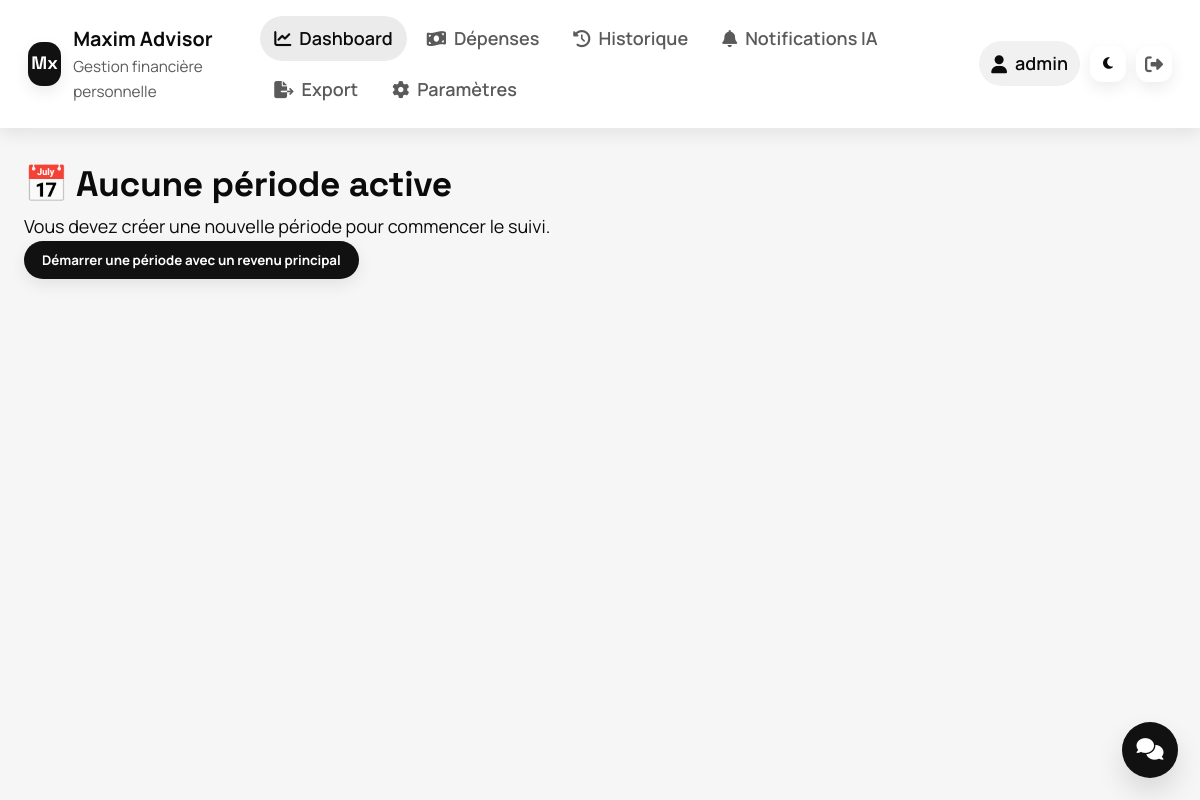
Page / (signed in) on the earlier database version.
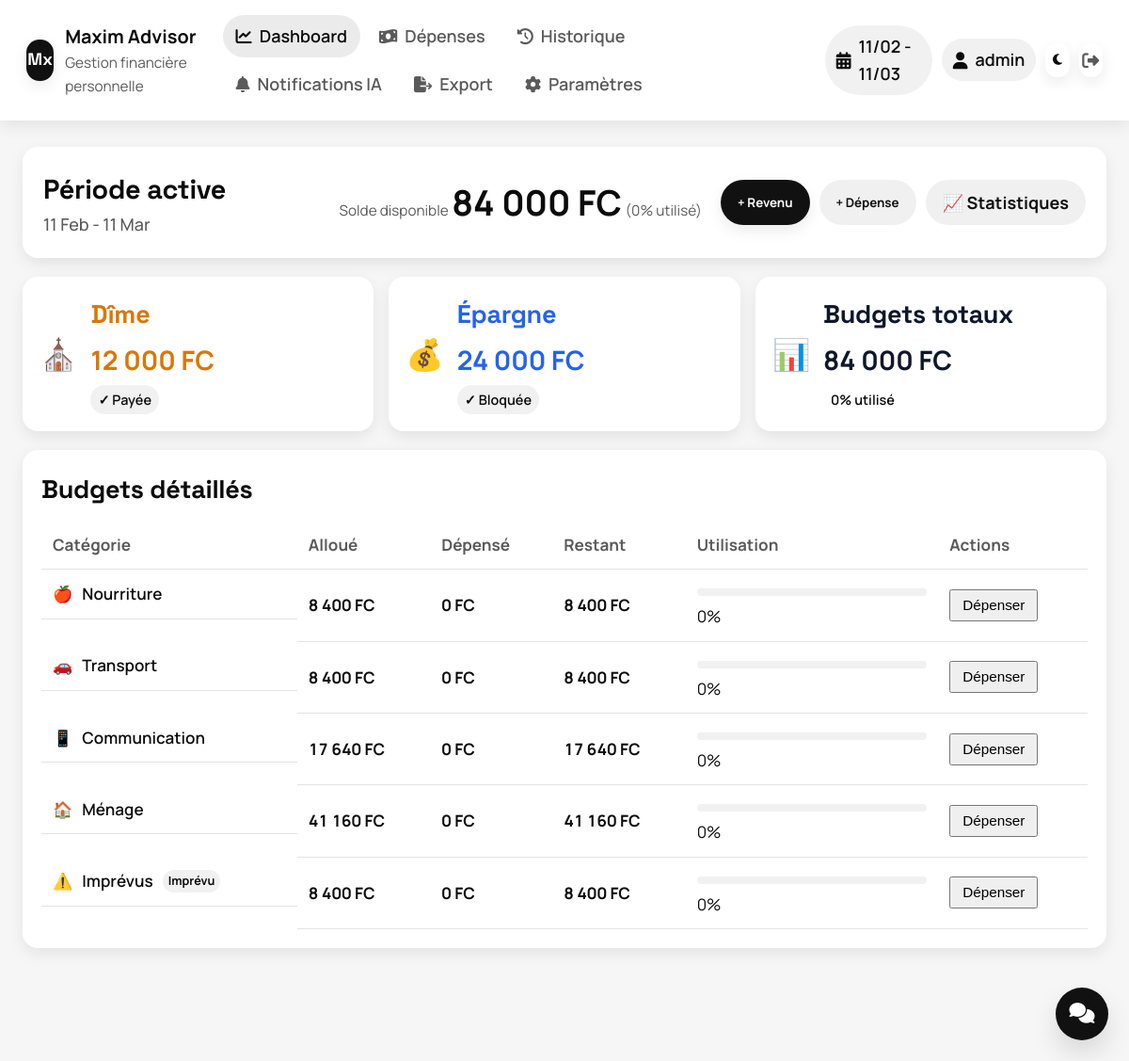
Same page on the later database version.
### tables this page shows
CREATE TABLE financial_periods (
    id INTEGER PRIMARY KEY AUTOINCREMENT,
    start_date DATE NOT NULL,
    end_date DATE NOT NULL,
    parameters_version INTEGER NOT NULL,
    initial_income INTEGER NOT NULL,
    tithing_amount INTEGER NOT NULL DEFAULT 0,
    saving_amount INTEGER NOT NULL DEFAULT 0,
    is_active BOOLEAN DEFAULT 1,
    created_at DATETIME DEFAULT CURRENT_TIMESTAMP
);

CREATE TABLE period_budgets (
    id INTEGER PRIMARY KEY AUTOINCREMENT,
    period_id INTEGER NOT NULL,
    category_id INTEGER NOT NULL,
    allocated_amount INTEGER NOT NULL,
    spent_amount INTEGER NOT NULL DEFAULT 0,
    FOREIGN KEY (period_id) REFERENCES financial_periods(id) ON DELETE CASCADE,
    FOREIGN KEY (category_id) REFERENCES budget_categories(id)
);

CREATE TABLE budget_categories (
    id INTEGER PRIMARY KEY AUTOINCREMENT,
    name TEXT NOT NULL,
    color TEXT NOT NULL,
    icon TEXT NOT NULL,
    is_unexpected BOOLEAN DEFAULT 0,
    position INTEGER NOT NULL
);

### includes/database.php (called while the page is built, shortened)
<?php
require_once __DIR__ . '/config.php';
function getDatabase() {
    static $db = null;
    if ($db === null) {
        try {
            $db = new PDO('sqlite:' . DB_PATH);
            $db->setAttribute(PDO::ATTR_ERRMODE, PDO::ERRMODE_EXCEPTION);
            $db->exec('PRAGMA foreign_keys = ON');
        } catch (PDOException $e) {
            die('Erreur de connexion à la base de données: ' . $e->getMessage());
        }
    }
    return $db;
}
function queryOne($sql, $params = []) {
    $db = getDatabase();
    $stmt = $db->prepare($sql);
    $stmt->execute($params);
    return $stmt->fetch(PDO::FETCH_ASSOC);
}
?>

### includes/period.php (called while the page is built, shortened)
<?php
require_once __DIR__ . '/database.php';
require_once __DIR__ . '/budgets.php';
require_once __DIR__ . '/calculations.php';
function getActivePeriod() {
    $sql = "SELECT * FROM financial_periods WHERE is_active = 1 ORDER BY start_date DESC LIMIT 1";
    return queryOne($sql);
}
?>

### includes/calculations.php (called while the page is built, shortened)
<?php
require_once __DIR__ . '/database.php';
require_once __DIR__ . '/budgets.php';
function calculatePeriodTotals($periodId) {
    $sql = "SELECT
                SUM(CASE WHEN type = 'income_main' THEN amount ELSE 0 END) as total_income,
                SUM(CASE WHEN type = 'income_extra' THEN amount ELSE 0 END) as total_extra_income,
                SUM(CASE WHEN type = 'expense' THEN amount ELSE 0 END) as total_expenses,
                SUM(tithing_paid) as total_tithing,
                SUM(saving_paid) as total_saving
            FROM transactions
            WHERE period_id = ?";
    $totals = queryOne($sql, [$periodId]);
    $sql = "SELECT
                SUM(allocated_amount) as total_budget,
                SUM(spent_amount) as total_spent
            FROM period_budgets
            WHERE period_id = ?";
    $budgets = queryOne($sql, [$periodId]);
    return array_merge($totals, $budgets);
}
function calculateTotals($periodId) {
    return calculatePeriodTotals($periodId);
}
?>

### includes/config.php (called while the page is built, shortened)
<?php
function formatCurrency($amount) {
    return number_format($amount, 0, ',', ' ') . ' ' . CURRENCY;
}
?>

### pages/dashboard.php (the view, shortened to what this page needs)
<?php
require_once __DIR__ . '/../includes/period.php';
require_once __DIR__ . '/../includes/budgets.php';
require_once __DIR__ . '/../includes/transactions.php';
require_once __DIR__ . '/../includes/calculations.php';
$activePeriod = getActivePeriod();
if (!$activePeriod) {
    include __DIR__ . '/../templates/components/no-period.php';
    return;
}
$budgets = getBudgetSummary($activePeriod['id']);
$totals = calculateTotals($activePeriod['id']);
$totalAllocated = array_sum(array_column($budgets, 'allocated_amount'));
$totalSpent = array_sum(array_column($budgets, 'spent_amount'));
$totalRemaining = $totalAllocated - $totalSpent;
$overallPercentage = $totalAllocated > 0 ? round(($totalSpent / $totalAllocated) * 100) : 0;
?>
<div class="dashboard-container">
    <div class="period-header">
        <div class="period-info">
            <h2>Période active</h2>
            <p class="period-dates">
                <?php echo date('d M', strtotime($activePeriod['start_date'])); ?>
                -
                <?php echo date('d M', strtotime($activePeriod['end_date'])); ?>
            </p>
        </div>
        <div class="period-summary">
            <div class="summary-card">
                <span class="summary-label tone-balance">Solde disponible</span>
                <span class="summary-amount tone-balance"><?php echo formatCurrency($totalRemaining); ?></span>
                <span class="summary-percentage">(<?php echo $overallPercentage; ?>% utilisé)</span>
            </div>
            <div class="summary-actions">
                <button class="btn btn-primary" onclick="showAddIncomeModal()">
                    + Revenu
                </button>
                <button class="btn btn-secondary" onclick="showAddExpenseModal()">
                    + Dépense
                </button>
                <a class="btn btn-secondary" href="/?page=stats">
                    📈 Statistiques
                </a>
            </div>
        </div>
    </div>
    <div class="mandatory-funds">
        <div class="fund-card tithing">
            <div class="fund-icon">⛪</div>
            <div class="fund-details">
                <h3 class="tone-tithing">Dîme</h3>
                <p class="fund-amount tone-tithing"><?php echo formatCurrency($activePeriod['tithing_amount']); ?></p>
                <p class="fund-status status-paid">✓ Payée</p>
            </div>
        </div>
        <div class="fund-card saving">
            <div class="fund-icon">💰</div>
            <div class="fund-details">
                <h3 class="tone-saving">Épargne</h3>
                <p class="fund-amount tone-saving"><?php echo formatCurrency($activePeriod['saving_amount']); ?></p>
                <p class="fund-status status-blocked">✓ Bloquée</p>
            </div>
        </div>
        <div class="fund-card budget">
            <div class="fund-icon">📊</div>
            <div class="fund-details">
                <h3 class="tone-budget">Budgets totaux</h3>
                <p class="fund-amount tone-budget"><?php echo formatCurrency($totalAllocated); ?></p>
                <p class="fund-status status-<?php echo getBudgetStatus($overallPercentage); ?>">
                    <?php echo $overallPercentage; ?>% utilisé
                </p>
            </div>
        </div>
    </div>
    <div class="budgets-detail">
        <h3>Budgets détaillés</h3>
        <table class="budgets-table">
            <thead>
                <tr>
                    <th>Catégorie</th>
                    <th>Alloué</th>
                    <th>Dépensé</th>
                    <th>Restant</th>
                    <th>Utilisation</th>
                    <th>Actions</th>
                </tr>
            </thead>
            <tbody>
                <?php foreach ($budgets as $budget): ?>
                <tr class="category-<?php echo $budget['status']; ?>">
                    <td class="category-name">
                        <span class="category-icon"><?php echo $budget['icon']; ?></span>
                        <?php echo $budget['name']; ?>
                        <?php if ($budget['is_unexpected']): ?>
                        <span class="unexpected-badge">Imprévu</span>
                        <?php endif; ?>
                    </td>
                    <td class="amount allocated"><?php echo formatCurrency($budget['allocated_amount']); ?></td>
                    <td class="amount spent"><?php echo formatCurrency($budget['spent_amount']); ?></td>
                    <td class="amount remaining <?php echo $budget['is_over'] ? 'negative' : ''; ?>">
                        <?php echo formatCurrency($budget['remaining']); ?>
                    </td>
                    <td class="usage">
                        <?php echo getCategoryProgressBar($budget['percentage_used'], $budget['status']); ?>
                        <span class="percentage"><?php echo $budget['percentage_used']; ?>%</span>
                    </td>
                    <td class="actions">
                        <button class="btn-small"
                                onclick="addExpenseToCategory(<?php echo $budget['category_id']; ?>)">
                            Dépenser
                        </button>
                    </td>
                </tr>
                <?php endforeach; ?>
            </tbody>
        </table>
    </div>
</div>

### templates/header.php (shortened to what this page needs)
<!DOCTYPE html>
<html lang="fr">
<head>
    <link rel="stylesheet" href="assets/css/style.css">
    <link rel="stylesheet" href="https://cdnjs.cloudflare.com/ajax/libs/font-awesome/6.4.0/css/all.min.css">
</head>
<body>
    <div class="app-container">

### templates/topbar.php (shortened to what this page needs)
<header class="topbar">
    <div class="brand">
        <div class="brand-mark">Mx</div>
        <div class="brand-text">
            <div class="brand-name"><?php echo APP_NAME; ?></div>
            <div class="brand-sub">Gestion financière personnelle</div>
        </div>
    </div>
    <nav class="topbar-links">
        <a href="/?page=dashboard" class="nav-link <?php echo ($page ?? 'dashboard') == 'dashboard' ? 'active' : ''; ?>">
            <i class="fas fa-chart-line"></i>
            <span>Dashboard</span>
        </a>
        <a href="/?page=expenses" class="nav-link <?php echo ($page ?? '') == 'expenses' ? 'active' : ''; ?>">
            <i class="fas fa-money-bill-wave"></i>
            <span>Dépenses</span>
        </a>
        <a href="/?page=history" class="nav-link <?php echo ($page ?? '') == 'history' ? 'active' : ''; ?>">
            <i class="fas fa-history"></i>
            <span>Historique</span>
        </a>
        <a href="/?page=alerts" class="nav-link <?php echo ($page ?? '') == 'alerts' ? 'active' : ''; ?>">
            <i class="fas fa-bell"></i>
            <span>Notifications IA</span>
        </a>
        <a href="/?page=export" class="nav-link <?php echo ($page ?? '') == 'export' ? 'active' : ''; ?>">
            <i class="fas fa-file-export"></i>
            <span>Export</span>
        </a>
        <a href="/?page=settings" class="nav-link <?php echo ($page ?? '') == 'settings' ? 'active' : ''; ?>">
            <i class="fas fa-cog"></i>
            <span>Paramètres</span>
        </a>
    </nav>
    <div class="topbar-user">
        <?php if ($period = getActivePeriod()): ?>
        <div class="period-pill">
            <i class="fas fa-calendar-alt"></i>
            <span>
                <?php echo date('d/m', strtotime($period['start_date'])); ?>
                -
                <?php echo date('d/m', strtotime($period['end_date'])); ?>
            </span>
        </div>
        <?php endif; ?>
        <div class="user-pill">
            <i class="fas fa-user"></i>
            <span><?php echo htmlspecialchars($_SESSION['username'] ?? 'Utilisateur'); ?></span>
        </div>
        <button class="theme-toggle" type="button" onclick="toggleTheme()" title="Basculer le thème" aria-label="Basculer le thème">
            <i class="fas fa-moon"></i>
        </button>
        <a href="/logout.php" class="logout-link" title="Déconnexion">
            <i class="fas fa-sign-out-alt"></i>
        </a>
    </div>
</header>

### index.php (shortened to what this page needs)
<?php
require_once ROOT_PATH . '/includes/database.php';
require_once ROOT_PATH . '/includes/period.php';
require_once ROOT_PATH . '/includes/budgets.php';
$page = isset($_GET['page']) ? $_GET['page'] : 'dashboard';
$allowed_pages = [
    'dashboard' => 'pages/dashboard.php',
    'stats' => 'pages/stats.php',
    'chat' => 'pages/chat.php',
    'settings' => 'pages/settings.php',
    'expenses' => 'pages/expenses.php',
    'history' => 'pages/history.php',
    'export' => 'pages/export.php',
    'alerts' => 'pages/alerts.php'
];
require_once ROOT_PATH . '/templates/header.php';
require_once ROOT_PATH . '/templates/topbar.php';
echo '<main class="main-content">';
if (isset($allowed_pages[$page])) {
    require_once ROOT_PATH . '/' . $allowed_pages[$page];
} else {
    require_once ROOT_PATH . '/pages/dashboard.php';
}
echo '</main>';
require_once ROOT_PATH . '/templates/footer.php';
?>

### templates/components/no-period.php
<div class="no-period">
    <h2>📅 Aucune période active</h2>
    <p>Vous devez créer une nouvelle période pour commencer le suivi.</p>
    <button class="btn btn-primary" onclick="showAddIncomeModal()">
        Démarrer une période avec un revenu principal
    </button>
</div>

### templates/footer.php (shortened to what this page needs)
    </div>
    <a href="/?page=chat" class="chat-fab" title="Chat IA">
        <i class="fas fa-comments"></i>
    </a>
</body>
</html>

### includes/budgets.php (shortened to what this page needs)
<?php
require_once __DIR__ . '/database.php';
function getBudgetSummary($periodId) {
    $db = getDatabase();
    $query = "SELECT
                pb.id,
                pb.category_id,
                c.name,
                c.icon,
                c.color,
                c.is_unexpected,
                pb.allocated_amount,
                pb.spent_amount,
                (pb.allocated_amount - pb.spent_amount) as remaining,
                CASE
                    WHEN pb.allocated_amount > 0
                    THEN ROUND((pb.spent_amount * 100.0 / pb.allocated_amount), 1)
                    ELSE 0
                END as percentage_used
              FROM period_budgets pb
              JOIN budget_categories c ON pb.category_id = c.id
              WHERE pb.period_id = :period_id
              ORDER BY c.position";
    $stmt = $db->prepare($query);
    $stmt->execute([':period_id' => $periodId]);
    $budgets = $stmt->fetchAll(PDO::FETCH_ASSOC);
    return $budgets;
}
function getBudgetStatus($percentage) {
    return 'normal';
}
function getCategoryProgressBar($percentage, $status) {
    $width = min($percentage, 100);
    $colors = [
        'normal' => '#4CAF50',
        'warning' => '#FF9800',
        'critical' => '#F44336',
        'over' => '#D32F2F'
    ];
    $color = $colors[$status] ?? '#4CAF50';
    return "
    <div class='progress-bar'>
        <div class='progress-fill' style='width: {$width}%; background-color: {$color};'></div>
    </div>";
}

Differences in the rows shown:
added financial_periods: start_date "11/02", end_date "11/03", start_date "11 Feb", end_date "11 Mar", tithing_amount "12 000 FC", saving_amount "24 000 FC"
added period_budgets: category.icon "🍎", category.name "Nourriture", allocated_amount "8 400 FC", spent_amount "0 FC", remaining "8 400 FC", percentage_used "0"
added period_budgets: category.icon "🚗", category.name "Transport", allocated_amount "8 400 FC", spent_amount "0 FC", remaining "8 400 FC", percentage_used "0"
added period_budgets: category.icon "📱", category.name "Communication", allocated_amount "17 640 FC", spent_amount "0 FC", remaining "17 640 FC", percentage_used "0"
added period_budgets: category.icon "🏠", category.name "Ménage", allocated_amount "41 160 FC", spent_amount "0 FC", remaining "41 160 FC", percentage_used "0"
added period_budgets: category.icon "⚠️", category.name "Imprévus", allocated_amount "8 400 FC", spent_amount "0 FC", remaining "8 400 FC", percentage_used "0"
Other differences:
formatCurrency($totalRemaining): (not shown) → "84 000 FC"
$overallPercentage: (not shown) → "0"
formatCurrency($totalAllocated): (not shown) → "84 000 FC"
text no longer shown: "📅 Aucune période active Vous devez créer une nouvelle période pour commencer le suivi. Démarrer une période avec un revenu principal"
text now shown: "- Période active - Solde disponible ( % utilisé) + Revenu + Dépense 📈 Statistiques ⛪ Dîme ✓ Payée 💰 Épargne ✓ Bloquée 📊 Budgets totaux % utilisé Budgets détaillés Catégorie Alloué Dépensé Restant Utilisation Actions"
